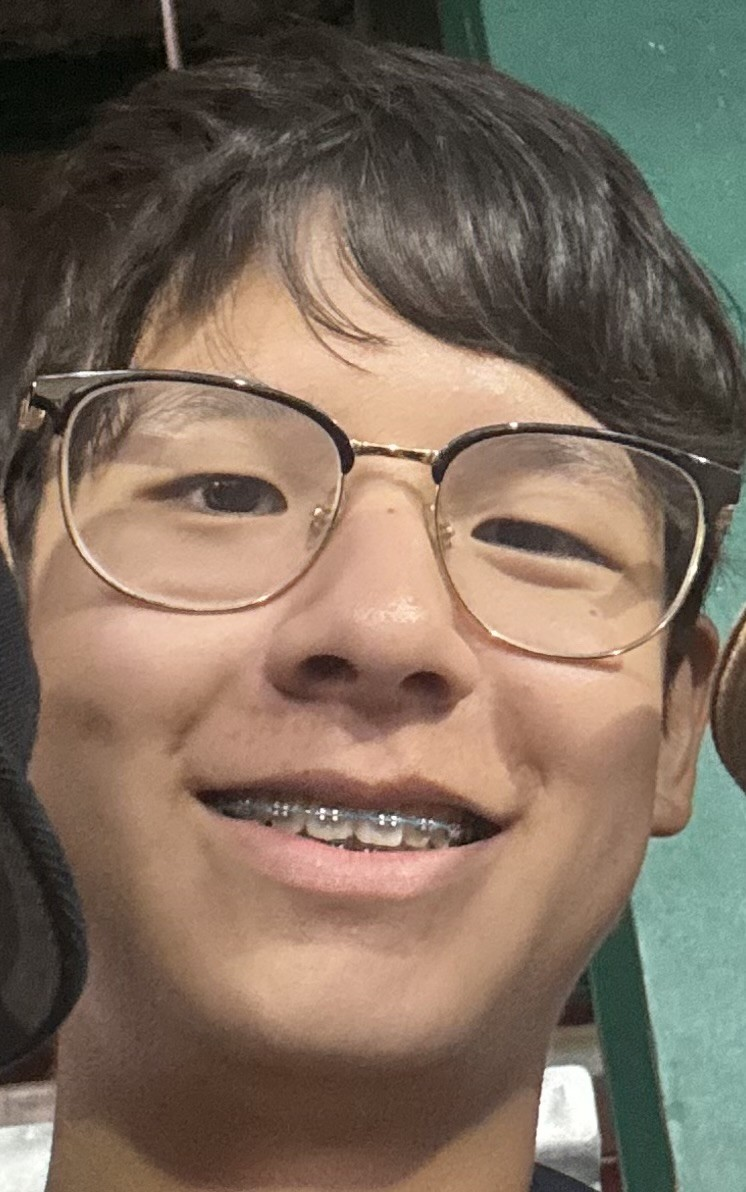
#> input picture test_images/JustinBaratta3.jpg, 746 x 1192 px
$ python edit_image.py
#> lines starting #> are read from the running program, lines starting #| are printed output that depends on the picture
### image_filters.py
from PIL import Image
import numpy as np
import cv2
from scipy.ndimage import convolve, gaussian_filter
import math

def convert_to_grayscale(rgb_arr:np.ndarray) -> np.ndarray:
    weights = np.array([0.2989, 0.5870, 0.1140])
    grayscale_array = np.tensordot(rgb_arr, weights, axes=([-1], [0]))

    grayscale_array = grayscale_array.astype(np.float32)

    grayscale_rgb = np.stack((grayscale_array,) * 3, axis=-1)
    final_arr = grayscale_rgb[:, :, 0]
    final_arr = final_arr[..., np.newaxis]

    return final_arr.astype(np.uint8)

def mean_blur_image(pixel_array:np.ndarray, n:int) -> np.ndarray:
    kernel = np.ones(shape=(n, n)) / (n**2)
    blurred_arr = convolve(pixel_array, kernel, mode='reflect')

    return blurred_arr.astype(np.uint8)

def gaussian_blur_image(pixel_array:np.ndarray, sigma:int) -> np.ndarray:
    return gaussian_filter(pixel_array, sigma=(sigma, sigma)).astype(np.uint8)

def change_brightness(rgb_array:np.ndarray, n=0, k=1) -> np.ndarray:
    #NOTE: To change brightness, change the value of n and keep k at 1
    #To change exposure, change k and keep n at 0
    brightness_changed_img = rgb_array.astype(np.int16)*k + n
    brightness_changed_img = np.clip(brightness_changed_img, 0, 255)
    return brightness_changed_img.astype(np.uint8)

def crop_image(grayscale_array:np.ndarray) -> np.ndarray:

    try:
        grayscale_array = np.squeeze(grayscale_array, axis=2)

        #Use Haar cascades to find the boundary box for a face
        face_cascade = cv2.CascadeClassifier(
            cv2.data.haarcascades + "haarcascade_frontalface_default.xml"
        )
        faces = face_cascade.detectMultiScale(
            grayscale_array,
            scaleFactor=1.1,
            minNeighbors=5,
            minSize=(40, 40)
        )
        x, y, w, h = max(faces, key=lambda b: b[2] * b[3])

        padding = 0.2 #20% padding, or 20% more width and height than boundary box shows

        x_pad = int(w * padding)
        y_pad = int(h * padding)

        x1 = max(0, x - x_pad)
        y1 = max(0, y - y_pad)
        x2 = min(grayscale_array.shape[1], x + w + x_pad)
        y2 = min(grayscale_array.shape[0], y + h + y_pad)

        face_crop = grayscale_array[y1:y2, x1:x2]
        face_resized = cv2.resize(face_crop, (128, 128)) #Resize cropped image to easier and smaller format

        return face_resized.astype(np.uint8)

    except ValueError:
        return

def flip_horizontal(pixel_array:np.ndarray) -> np.ndarray:
    return np.flip(pixel_array, 1).astype(np.uint8)

def change_contrast_grayscale(grayscale_array:np.ndarray, alpha:float) -> np.ndarray:
    grayscale_array = grayscale_array.astype(np.float32)

    mean_val = np.mean(grayscale_array)
    new_contrast_array = alpha * (grayscale_array - mean_val) + mean_val
    new_contrast_array = np.clip(new_contrast_array, 0, 255)

    return new_contrast_array.astype(np.uint8)

def gaussian_noise(grayscale_array:np.ndarray, sigma:float, alpha:float) -> np.ndarray:
    noise = np.random.normal(0, sigma, grayscale_array.shape)
    noisy_grayscale_array = grayscale_array + alpha*noise
    noisy_grayscale_array = np.clip(noisy_grayscale_array, 0, 255)

    return noisy_grayscale_array.astype(np.uint8)

def rotate_image(grayscale_array:np.ndarray, angle:float) -> np.ndarray:
    #rotated_array = rotate(grayscale_array, angle, reshape=False) code that rotated with black corners
    h, w = grayscale_array.shape
    center = (w / 2, h / 2)

    theta = math.radians(angle)

    abs_cos = abs(math.cos(theta))
    abs_sin = abs(math.sin(theta))
    scale = min(w / (w * abs_cos + h * abs_sin),
                h / (h * abs_cos + w * abs_sin))

    M = cv2.getRotationMatrix2D(center, angle, scale)

    rotated_2d = cv2.warpAffine(grayscale_array, M, (w, h), borderMode=cv2.BORDER_REPLICATE)
    rotated_array = rotated_2d[:, :, np.newaxis]

    return rotated_array.astype(np.uint8)


"""XXX: Use this code to check format of the image (PNG, JPG, etc.), size, and mode (RGB, GBR, etc.)
print(img.format)
print(img.size)
print(img.mode)
"""
"""XXX: Use this code to save a grayscale numpy array of pixels to an image
grayscale_array = convert_to_grayscale(rgb_array)
cv2.imwrite('test_grayscale.jpg', grayscale_array)
"""
"""XXX: Use this code to resize an *RGB* image and save it to a file
resized_img_array = Image.fromarray(resize_image(NEW_HEIGHT, NEW_WIDTH, rgb_array))
resized_img_array.save("test_resized_img.jpg")
"""
"""XXX: Use this code to resize an image AND convert it to grayscale and save it to file
grayscale_arr = convert_to_grayscale(rgb_array)
resized_grayscale = resize_image(NEW_HEIGHT, NEW_WIDTH, grayscale_arr)
cv2.imwrite("test_resized_grayscale_img.jpg", resized_grayscale)
"""
"""XXX: Use this code to blur an img
blurred_arr = *blur type*_blur_image(n (blur level), rgb_array)
blurred_img = Image.fromarray(blurred_arr)
blurred_img.save("filename.jpg")
"""
"""XXX: To change brightness/exposure of an img
brightness_changed_img = Image.fromarray(change_brightness(rgb_array, n, k), mode="RGB")
brightness_changed_img.save("filename.jpg")
"""
"""XXX: To crop an image down to format (128, 128, 1)
cropped_img = Image.fromarray(crop_image(convert_to_grayscale(rgb_array).astype(np.uint8)))
cropped_img.save("AdamSandler_Cropped.jpg")
"""
"""XXX: Very simple code to horizontally reflect/flip the image
flipped_img = flip_horizontal(rgb_array)
Image.fromarray(flipped_img).save("edited_images/AdamSandler_HorizontallyFlipped.jpg")
"""
"""XXX: Use this code to change the contrast of a GRAYSCALE image
contrasted_img_array = change_contrast_grayscale(convert_to_grayscale(rgb_array), alpha)
cv2.imwrite('edited_images/AdamSandler_ChangedContrast.jpg', contrasted_img_array)
"""
"""XXX: Code to increase or decrease the noise of an image
noisy_grayscale_array = gaussian_noise(convert_to_grayscale(rgb_array), sigma, alpha)
cv2.imwrite("edited_images/AdamSandler_Noise.jpg", noisy_grayscale_array)
"""
"""XXX: Code to rotate and scale an image (needs to be original, full size image) without black spots
rotated_array = rotate_image(convert_to_grayscale(rgb_array), 5)
cv2.imwrite("edited_images/AdamSandler_Rotated5.jpg", rotated_array)
"""

### edit_image.py
from image_filters import *
import random as r

function_mapping = {
    1: convert_to_grayscale,
    2: mean_blur_image,
    3: gaussian_blur_image,
    4: change_brightness,
    5: crop_image,
    6: flip_horizontal,
    7: change_contrast_grayscale,
    8: gaussian_noise,
    9: rotate_image
}

image = Image.open("test_images/JustinBaratta3.jpg")
#> image is the input picture: PIL image 746x1192 RGB; mean R, G, B 126, 109.1, 93.7
print(image.format)
#| JPEG
print(image.size)
#| (746, 1192)
print(image.mode)
#| RGB

with open("operations.txt") as file:
#> (reads operations.txt from the repository)
    operations = file.readlines()

for operation in operations:
    pixel_array = np.asarray(image)
    operation = operation.strip()

    for char in operation:
        match char:
            case "1":
                pixel_array = convert_to_grayscale(pixel_array)
            case "2":
                pixel_array = mean_blur_image(pixel_array, n=r.choice([num for num in range(2, 6)]))
            case "3":
                pixel_array = gaussian_blur_image(pixel_array, sigma=r.choice([num for num in range(2, 3)]))
            case "4":
                n = r.choice([num*5 for num in range(-5, 5)])
                k = r.uniform(0.7, 2)
                type_of_change = r.choice([0, 1])
                if type_of_change == 0:
                    pixel_array = change_brightness(pixel_array, n=n, k=1)
                else:
                    pixel_array = change_brightness(pixel_array, n=0, k=k)
            case "5":
                pixel_array = crop_image(pixel_array)
            case "6":
                pixel_array = flip_horizontal(pixel_array)
            case "7":
                pixel_array = change_contrast_grayscale(pixel_array, alpha=r.uniform(0, 2.5))
            case "8":
                pixel_array = gaussian_noise(pixel_array, sigma=r.randint(2, 5), alpha=r.uniform(0, 2))
            case "9":
                pixel_array = rotate_image(pixel_array, angle=r.uniform(-8, 8))

    cv2.imwrite(f"edited_images/JustinBaratta/JustinBaratta3_{operation}.jpg", pixel_array)
#> this loop made 30 passes
#> pass 1, in convert_to_grayscale, `grayscale_array = np.tensordot(rgb_arr, weights, axes=([-1], [0]))`:
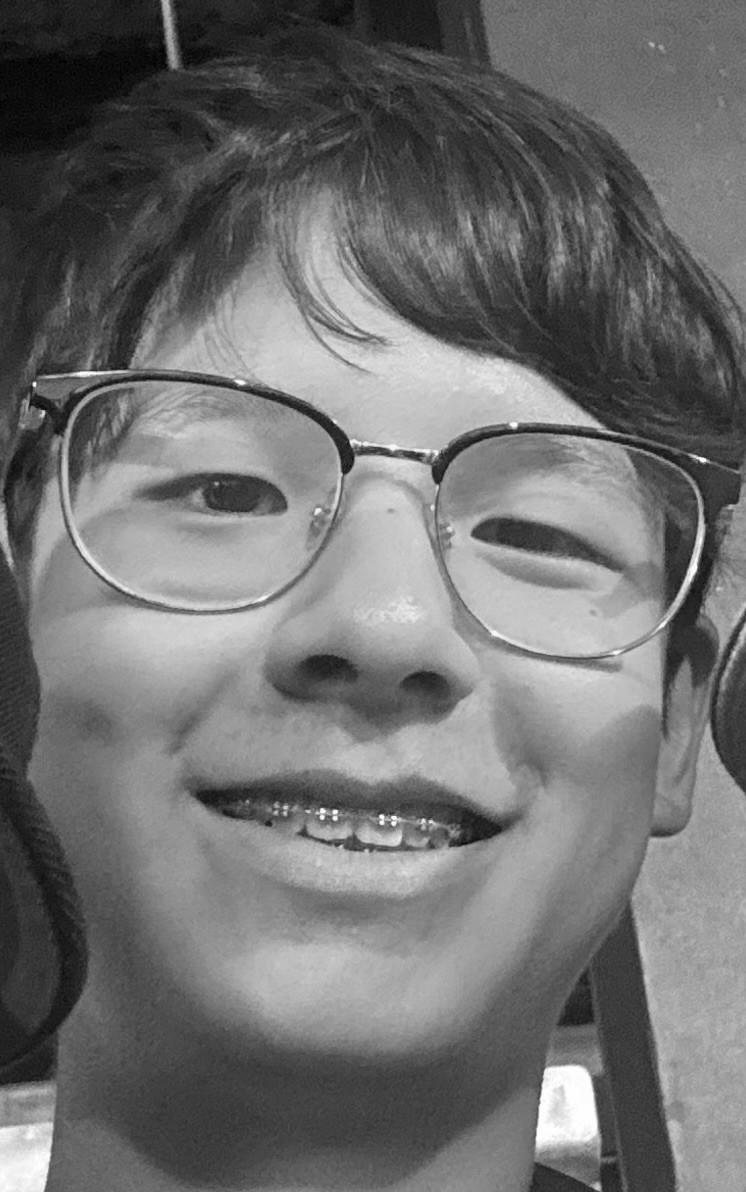
#> grayscale_array: shape (1192, 746) float64; min 0.587, max 255, mean 112.4
